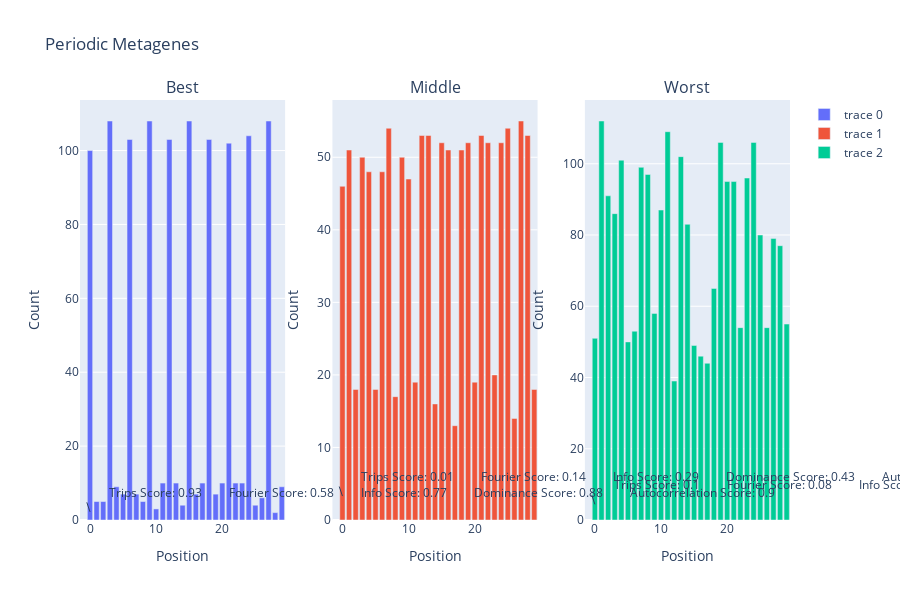

Notebook cell for this chart:
### Code cell
import plotly.graph_objects as go
from plotly.subplots import make_subplots
y = 1.1
# Create a figure with three subplots
fig = make_subplots(rows=1, cols=3, subplot_titles=('Best', 'Middle', 'Worst'), vertical_spacing=0.2)

# Plot each metagene in a separate subplot
for i, (metagene_name, metagene) in enumerate(example_metagenes.items(), start=1):
    read_frame_dict = {0: 0, 1: 0, 2: 0}
    for pos, count in metagene.items():
        frame = pos % 3
        read_frame_dict[frame] += count

    positions = list(metagene.keys())
    counts = list(metagene.values())
    trips_score = round(read_frame_score_trips_viz({1: read_frame_dict})[1], 2)
    fourier_score = round(fourier_transform({"start": {1: metagene}}, read_lengths=[1])[1], 2)
    info_score = round(read_frame_information_content({1: read_frame_dict})[1][0], 2)
    dominance_score = round(periodicity_dominance({1: read_frame_dict})[1], 2)
    autocorelation_score = round(periodicity_autocorrelation({"start": {1: metagene}}, 3)[1], 2)

    # rank scores 

    trace = go.Bar(x=positions, y=counts)
    fig.add_trace(trace, row=1, col=i)
    y += 1.1
    # Add annotations for the scores
    fig.add_annotation(
        x=0, y=y, text=f"""
        Trips Score: {trips_score}
        Fourier Score: {fourier_score}
        Info Score: {info_score}
        Dominance Score: {dominance_score}
        Autocorrelation Score: {autocorelation_score}
        """, xref="paper", yref="paper", xanchor="left", yanchor="top", row=1, col=i
    )


# Set the axis labels
fig.update_xaxes(title_text='Position')
fig.update_yaxes(title_text='Count')

# Set the overall title
fig.update_layout(title='Periodic Metagenes', height=600)

# Show the plot
fig.show()

### Figure 1 — Plotly figure (JSON) as saved in the notebook; plotly's stock layout.template omitted (floating-point values rounded to 4 significant figures)
{"data": [{"type": "bar", "x": [0, 1, 2, 3, 4, 5, 6, 7, 8, 9, 10, 11, 12, 13, 14, 15, 16, 17, 18, 19, 20, 21, 22, 23, 24, 25, 26, 27, 28, 29], "xaxis": "x", "y": [100, 5, 5, 108, 9, 7, 103, 7, 5, 108, 3, 10, 103, 10, 4, 108, 7, 10, 103, 7, 10, 102, 10, 10, 104, 4, 6, 108, 2, 9], "yaxis": "y"}, {"type": "bar", "x": [0, 1, 2, 3, 4, 5, 6, 7, 8, 9, 10, 11, 12, 13, 14, 15, 16, 17, 18, 19, 20, 21, 22, 23, 24, 25, 26, 27, 28, 29], "xaxis": "x2", "y": [46, 51, 18, 50, 48, 18, 48, 54, 17, 50, 47, 19, 53, 53, 16, 52, 51, 13, 51, 52, 19, 53, 52, 20, 52, 54, 14, 55, 53, 18], "yaxis": "y2"}, {"type": "bar", "x": [0, 1, 2, 3, 4, 5, 6, 7, 8, 9, 10, 11, 12, 13, 14, 15, 16, 17, 18, 19, 20, 21, 22, 23, 24, 25, 26, 27, 28, 29], "xaxis": "x3", "y": [51, 112, 91, 86, 101, 50, 53, 99, 97, 58, 87, 109, 39, 102, 83, 49, 46, 44, 65, 106, 95, 95, 54, 96, 106, 80, 54, 79, 77, 55], "yaxis": "y3"}], "layout": {"annotations": [{"font": {"size": 16}, "showarrow": false, "text": "Best", "x": 0.1444, "xanchor": "center", "xref": "paper", "y": 1, "yanchor": "bottom", "yref": "paper"}, {"font": {"size": 16}, "showarrow": false, "text": "Middle", "x": 0.5, "xanchor": "center", "xref": "paper", "y": 1, "yanchor": "bottom", "yref": "paper"}, {"font": {"size": 16}, "showarrow": false, "text": "Worst", "x": 0.8556, "xanchor": "center", "xref": "paper", "y": 1, "yanchor": "bottom", "yref": "paper"}, {"text": "\n        Trips Score: 0.93\n        Fourier Score: 0.58\n        Info Score: 0.77\n        Dominance Score: 0.88\n        Autocorrelation Score: 0.9\n        ", "x": 0, "xanchor": "left", "xref": "x", "y": 2.2, "yanchor": "top", "yref": "y"}, {"text": "\n        Trips Score: 0.01\n        Fourier Score: 0.14\n        Info Score: 0.29\n        Dominance Score: 0.43\n        Autocorrelation Score: 0.9\n        ", "x": 0, "xanchor": "left", "xref": "x2", "y": 3.3, "yanchor": "top", "yref": "y2"}, {"text": "\n        Trips Score: 0.1\n        Fourier Score: 0.08\n        Info Score: 0.07\n        Dominance Score: 0.37\n        Autocorrelation Score: 0.83\n        ", "x": 0, "xanchor": "left", "xref": "x3", "y": 4.4, "yanchor": "top", "yref": "y3"}], "height": 600, "title": {"text": "Periodic Metagenes"}, "xaxis": {"anchor": "y", "domain": [0, 0.2889], "title": {"text": "Position"}}, "xaxis2": {"anchor": "y2", "domain": [0.3556, 0.6444], "title": {"text": "Position"}}, "xaxis3": {"anchor": "y3", "domain": [0.7111, 1], "title": {"text": "Position"}}, "yaxis": {"anchor": "x", "domain": [0, 1], "title": {"text": "Count"}}, "yaxis2": {"anchor": "x2", "domain": [0, 1], "title": {"text": "Count"}}, "yaxis3": {"anchor": "x3", "domain": [0, 1], "title": {"text": "Count"}}}}
